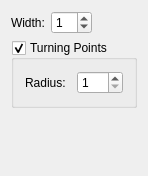
<?xml version="1.0" encoding="UTF-8"?>
<ui version="4.0">
 <class>GSBMSectionVisPage</class>
 <widget class="CXBasePropertyPage" name="GSBMSectionVisPage">
  <property name="geometry">
   <rect>
    <x>0</x>
    <y>0</y>
    <width>141</width>
    <height>176</height>
   </rect>
  </property>
  <property name="windowTitle">
   <string>GSBMSectionVisPage</string>
  </property>
  <layout class="QVBoxLayout" name="verticalLayout_2">
   <item>
    <layout class="QHBoxLayout" name="horizontalLayout">
     <item>
      <widget class="QLabel" name="label">
       <property name="text">
        <string>Width:</string>
       </property>
      </widget>
     </item>
     <item>
      <widget class="QSpinBox" name="spinBox_Width">
       <property name="maximum">
        <number>20</number>
       </property>
       <property name="value">
        <number>1</number>
       </property>
      </widget>
     </item>
     <item>
      <spacer name="horizontalSpacer">
       <property name="orientation">
        <enum>Qt::Horizontal</enum>
       </property>
       <property name="sizeHint" stdset="0">
        <size>
         <width>40</width>
         <height>20</height>
        </size>
       </property>
      </spacer>
     </item>
    </layout>
   </item>
   <item>
    <widget class="QGroupBox" name="groupBox_TurningPoints">
     <property name="title">
      <string>Turning Points</string>
     </property>
     <property name="checkable">
      <bool>true</bool>
     </property>
     <layout class="QVBoxLayout" name="verticalLayout">
      <item>
       <layout class="QHBoxLayout" name="horizontalLayout_2">
        <item>
         <widget class="QLabel" name="label_2">
          <property name="text">
           <string>Radius:</string>
          </property>
         </widget>
        </item>
        <item>
         <widget class="QSpinBox" name="spinBox_Radius">
          <property name="minimum">
           <number>1</number>
          </property>
         </widget>
        </item>
       </layout>
      </item>
     </layout>
    </widget>
   </item>
   <item>
    <spacer name="verticalSpacer">
     <property name="orientation">
      <enum>Qt::Vertical</enum>
     </property>
     <property name="sizeHint" stdset="0">
      <size>
       <width>20</width>
       <height>69</height>
      </size>
     </property>
    </spacer>
   </item>
  </layout>
 </widget>
 <layoutdefault spacing="6" margin="11"/>
 <customwidgets>
  <customwidget>
   <class>CXBasePropertyPage</class>
   <extends>QWidget</extends>
   <header>xbasepropertypage.h</header>
   <container>1</container>
  </customwidget>
 </customwidgets>
 <resources/>
 <connections/>
</ui>
